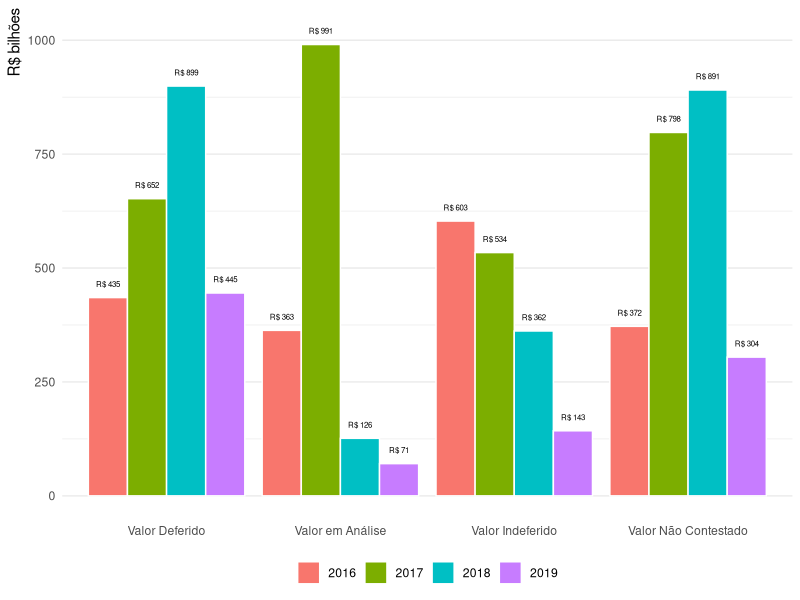

Source code (R):
library(tidyverse)

ano <- 2016:2019

valor_nao_contestado <- runif(length(ano), min = 0, max = 1000)
valor_deferido       <- runif(length(ano), min = 0, max = 1000)
valor_indeferido     <- runif(length(ano), min = 0, max = 1000)
valor_em_analise     <- runif(length(ano), min = 0, max = 1000)

tabela <- data.frame(ano, valor_nao_contestado, valor_deferido, valor_indeferido, valor_em_analise)

tabela_para_grafico <- tabela %>%
  gather(contains("valor"), key = "tipo_valor", value = "valor")

grafico <- ggplot(tabela_para_grafico, aes(x = tipo_valor, y = valor, fill = as.character(ano))) +
  geom_col(position = position_dodge(0.9), color = "white") +
  scale_x_discrete(labels = c("valor_nao_contestado" = "Valor Não Contestado",
                              "valor_deferido"       = "Valor Deferido",
                              "valor_indeferido"     = "Valor Indeferido",
                              "valor_em_analise"    =  "Valor em Análise")) +
  geom_text(aes(label = paste("R$", round(valor, 0)), y = valor + 30), 
            position = position_dodge(0.9), size = 2, hjust = "center") +
  labs(x = NULL, y = "R$ bilhões", fill = NULL) +
  theme_minimal() +
  theme(legend.position = "bottom",
        axis.title.y = element_text(hjust = 1),
        panel.grid.major.x = element_blank(),
        panel.grid.minor.x = element_blank())

ggsave(grafico, type = "cairo", filename = "grafico.png")
